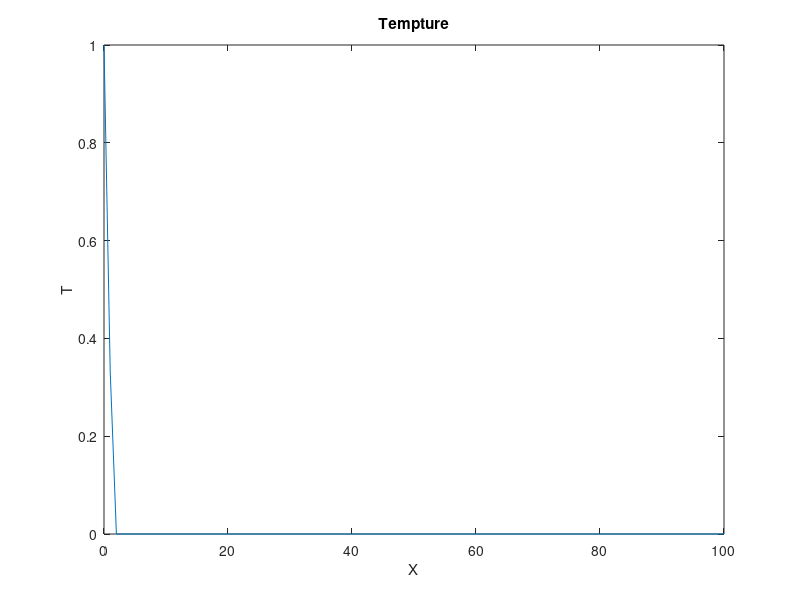
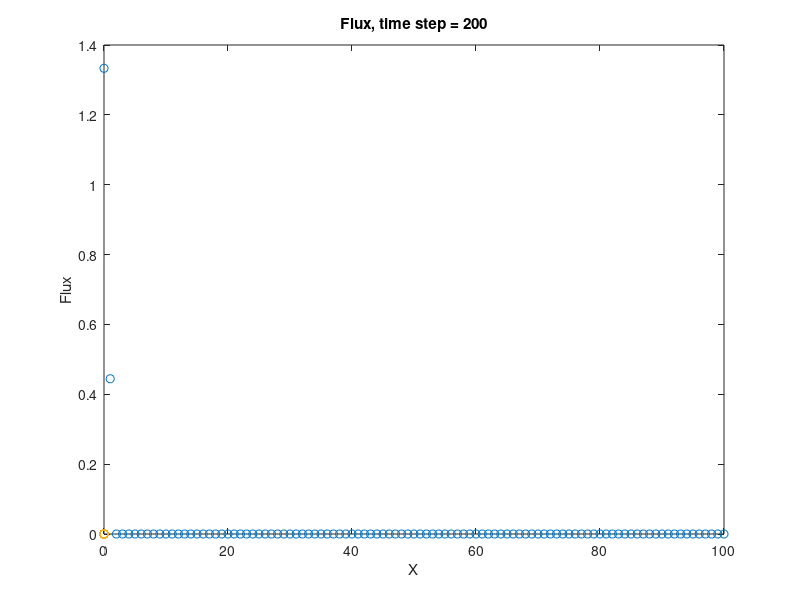

Source code (MATLAB) for these figures, in order:
% LBM 1D diffusion equation D1Q2
clear
m = 101;
dx = 1.0;
rho = zeros(m);%这玩意就是温度T
f1 = zeros(m);
flux = zeros(m);
x = zeros(m);
x(1) = 0.0;

for i = 1:m-1
    x(i+1)=x(i)+dx;
end

alpha = 0.25;
omega = 1/(alpha + 0.5);
twall = 1.0;%左边界温度为1.0
nstep = 2;

for i = 1:m
    f1(i) = 0.5*rho(i);
    f2(i) = 0.5*rho(i);
end

%Collision
for k1 = 1:nstep
    for i = 1:m
        feq = 0.5 * rho(i);
        f1(i) = (1-omega)*f1(i) + omega*feq;
        f2(i) = (1-omega)*f2(i) + omega*feq;
    end

    %Streaming
    for i = 1:m-1
        f1(m-i+1) = f1(m-i);% f1(m) = f1(m-1) , f1(m-1) = f1(m-2) ...  f1(2)   = f1(1)
        f2(i) = f2(i+1);    % f2(1) = f2(3)   , f2(2)   = f2(3)   ...  f2(m-1) = f2(m)
    end
    %Boundary condition
    f1(1) = twall - f2(1);
    f1(m) = f1(m-1);
    f2(m) = f2(m-1);

    for j = 1:m
        rho(j) = f1(j) + f2(j);
    end
end


%Flux
for k = 1:m
    flux(k) = omega*(f1(k) - f2(k));
end

figure(1)
plot(x,rho)
   title('Tempture')
   xlabel('X')
   ylabel('T')

figure(2)
plot(x,flux,'o')
    title('Flux, time step = 200')
    xlabel('X')
    ylabel('Flux')
